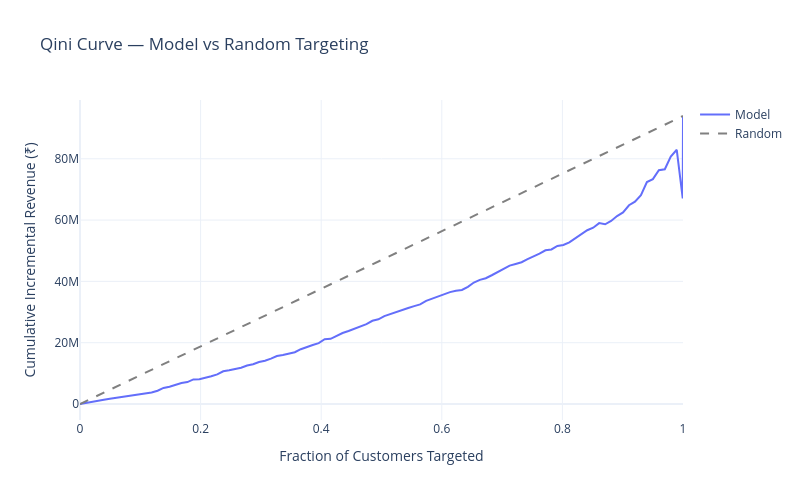

Notebook code cell kept with this figure:
### Markdown cell above
## 4. Evaluating Uplift: The Qini Curve

To prove our uplift model actually ranks persuadable customers better than random targeting, we plot the **Qini Curve**.
Since our dataset does not contain a real A/B test treatment flag, we use the simulated treatment and outcomes to evaluate the ranking.

### Code cell
from src.models.uplift import UpliftModel

# Load original features to re-simulate the exact treatment assignment used in training
features = pd.read_parquet(PROCESSED_DATA_DIR / 'customer_features.parquet')
holdout = pd.read_parquet(OUTPUT_DATA_DIR / 'holdout_actuals.parquet')
valid_idx = uplift['customer_id'].astype(int)
X = features.loc[valid_idx]
y = holdout['holdout_revenue'].reindex(valid_idx, fill_value=0)

uplift_model = UpliftModel()
X_sim, treatment, y_sim = uplift_model.simulate_treatment(X, y, random_state=42)

fig = uplift_model.plot_qini_curve(y_true=y_sim, uplift_scores=uplift['uplift_score'], treatment=treatment)
fig.show()
